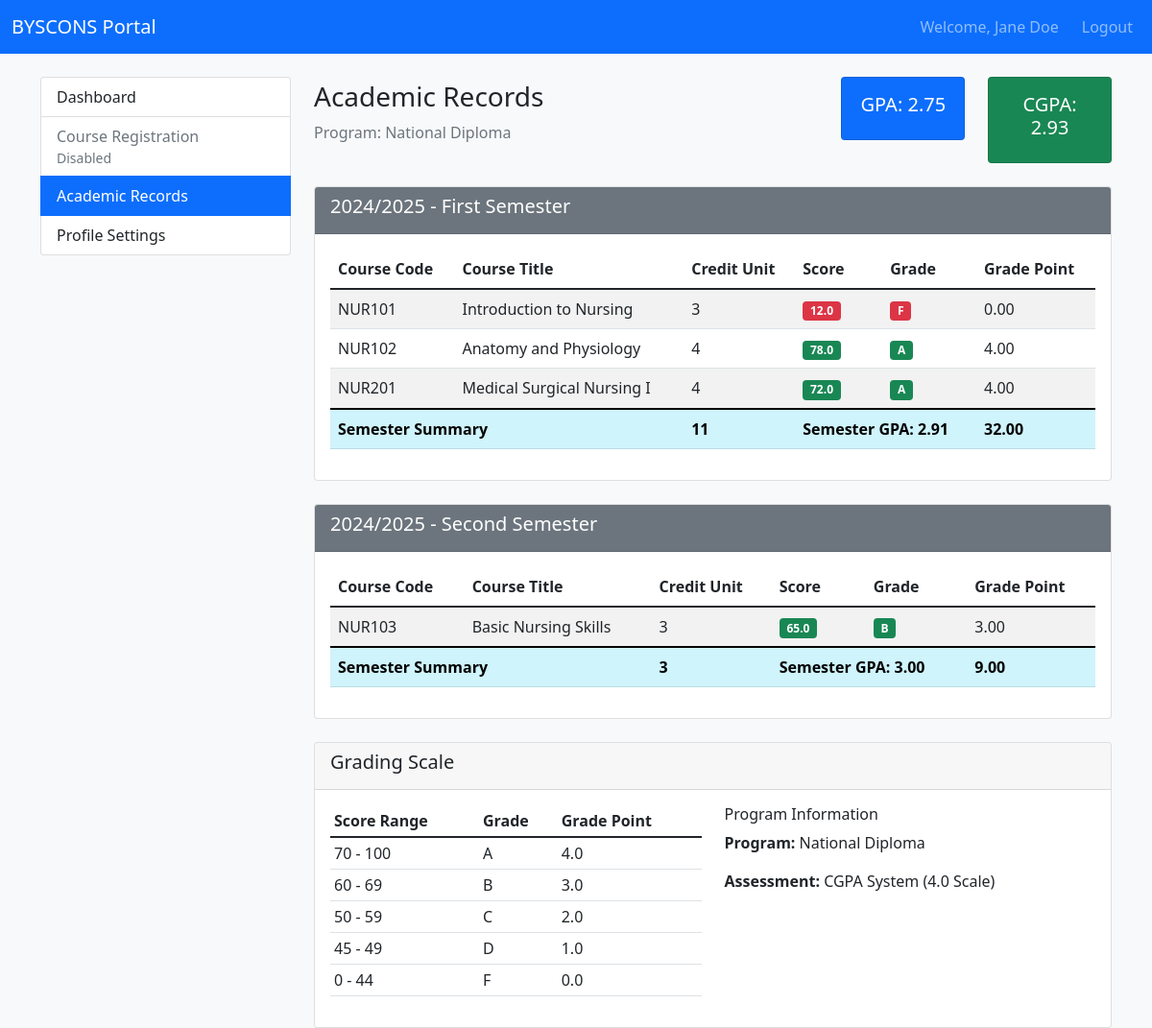
Page /academic_records.php (signed in) on the committed database.
### tables this page shows
CREATE TABLE `students` (
  `id` int(11) NOT NULL,
  `matric_number` varchar(20) NOT NULL,
  `last_name` varchar(50) NOT NULL,
  `first_name` varchar(50) NOT NULL,
  `middle_name` varchar(50) DEFAULT NULL,
  `marital_status` varchar(20) DEFAULT NULL,
  `date_of_birth` date DEFAULT NULL,
  `department` varchar(100) DEFAULT NULL,
  `program` varchar(50) DEFAULT 'National Diploma',
  `state_of_origin` varchar(50) DEFAULT NULL,
  `local_govt_area` varchar(50) DEFAULT NULL,
  `jamb_reg_number` varchar(20) DEFAULT NULL,
  `phone` varchar(15) DEFAULT NULL,
  `email` varchar(100) DEFAULT NULL,
  `contact_address` text DEFAULT NULL,
  `passport` varchar(255) DEFAULT NULL,
  `password` varchar(255) DEFAULT 'student123',
  `created_at` timestamp NOT NULL DEFAULT current_timestamp()
);

CREATE TABLE `results` (
  `id` int(11) NOT NULL,
  `student_id` int(11) NOT NULL,
  `course_id` int(11) NOT NULL,
  `semester` varchar(20) NOT NULL,
  `session` varchar(20) NOT NULL,
  `score` decimal(5,2) DEFAULT NULL,
  `grade` varchar(2) DEFAULT NULL,
  `grade_point` decimal(3,2) DEFAULT NULL,
  `created_at` timestamp NOT NULL DEFAULT current_timestamp()
);

CREATE TABLE `courses` (
  `id` int(11) NOT NULL,
  `course_code` varchar(10) NOT NULL,
  `course_title` varchar(100) NOT NULL,
  `credit_unit` int(11) NOT NULL,
  `semester` varchar(10) NOT NULL,
  `level` varchar(10) NOT NULL
);

### config.php (called while the page is built, shortened)
<?php
function calculateGPA($student_id, $pdo) {
    $stmt = $pdo->prepare("SELECT program FROM students WHERE id = ?");
    $stmt->execute([$student_id]);
    $student = $stmt->fetch();
    $stmt = $pdo->prepare("SELECT AVG(grade_point) as gpa FROM results WHERE student_id = ?");
    $stmt->execute([$student_id]);
    $result = $stmt->fetch();
    return $result['gpa'] ? round($result['gpa'], 2) : 0.00;
}
function calculateCGPA($student_id, $pdo) {
    $stmt = $pdo->prepare("SELECT program FROM students WHERE id = ?");
    $stmt->execute([$student_id]);
    $student = $stmt->fetch();
    $stmt = $pdo->prepare("
        SELECT SUM(r.grade_point * c.credit_unit) / SUM(c.credit_unit) as cgpa
        FROM results r
        JOIN courses c ON r.course_id = c.id
        WHERE r.student_id = ?
    ");
    $stmt->execute([$student_id]);
    $result = $stmt->fetch();
    return $result['cgpa'] ? round($result['cgpa'], 2) : 0.00;
}
?>

### academic_records.php (the view, shortened to what this page needs)
<?php
require_once 'config.php';
$student_id = $_SESSION['student_id'];
$stmt = $pdo->prepare("
    SELECT r.*, c.course_code, c.course_title, c.credit_unit, s.program
    FROM results r
    JOIN courses c ON r.course_id = c.id
    JOIN students s ON r.student_id = s.id
    WHERE r.student_id = ?
    ORDER BY r.session, r.semester, c.course_code
");
$stmt->execute([$student_id]);
$all_results = $stmt->fetchAll();
$stmt = $pdo->prepare("SELECT program FROM students WHERE id = ?");
$stmt->execute([$student_id]);
$student = $stmt->fetch();
$student_program = $student['program'];
$show_gpa = ($student_program == 'National Diploma');
$grouped_results = [];
foreach ($all_results as $result) {
    $key = $result['session'] . ' - ' . $result['semester'] . ' Semester';
    $grouped_results[$key][] = $result;
}
$overall_gpa = null;
$overall_cgpa = null;
if ($show_gpa) {
    $overall_gpa = calculateGPA($student_id, $pdo);
    $overall_cgpa = calculateCGPA($student_id, $pdo);
}
?>
<!DOCTYPE html>
<html lang="en">
<head>
    <link href="https://cdn.jsdelivr.net/npm/bootstrap@5.1.3/dist/css/bootstrap.min.css" rel="stylesheet">
</head>
<body class="bg-light">
    <nav class="navbar navbar-expand-lg navbar-dark bg-primary">
        <div class="container-fluid">
            <a class="navbar-brand" href="dashboard.php">BYSCONS Portal</a>
            <div class="navbar-nav ms-auto">
                <span class="navbar-text me-3">Welcome, <?php echo $_SESSION['student_name']; ?></span>
                <a class="nav-link" href="logout.php">Logout</a>
            </div>
        </div>
    </nav>
    <div class="container mt-4">
        <div class="row">
            <div class="col-md-3">
                <div class="list-group">
                    <a href="dashboard.php" class="list-group-item list-group-item-action">Dashboard</a>
                    <div class="list-group-item list-group-item-action disabled">
                        Course Registration
                        <small class="d-block text-muted">Disabled</small>
                    </div>
                    <a href="academic_records.php" class="list-group-item list-group-item-action active">Academic Records</a>
                    <a href="profile_settings.php" class="list-group-item list-group-item-action">Profile Settings</a>
                </div>
            </div>
            <div class="col-md-9">
                <div class="d-flex justify-content-between align-items-center">
                    <div>
                        <h3>Academic Records</h3>
                        <p class="text-muted">Program: <?php echo $student_program; ?></p>
                    </div>
                    <?php if ($show_gpa): ?>
                    <div class="row">
                        <div class="col-6">
                            <div class="card bg-primary text-white text-center">
                                <div class="card-body">
                                    <h5>GPA: <?php echo $overall_gpa ?: '0.00'; ?></h5>
                                </div>
                            </div>
                        </div>
                        <div class="col-6">
                            <div class="card bg-success text-white text-center">
                                <div class="card-body">
                                    <h5>CGPA: <?php echo $overall_cgpa ?: '0.00'; ?></h5>
                                </div>
                            </div>
                        </div>
                    </div>
                    <?php else: ?>
                    <div class="alert alert-info">
                        <strong>Assessment System:</strong> Grade Only (No GPA/CGPA calculation)
                    </div>
                    <?php endif; ?>
                </div>
                <?php if (empty($all_results)): ?>
                    <div class="alert alert-info mt-3">
                        <h5>No Results Available</h5>
                        <p>Your academic results will appear here once they are uploaded by the administration.</p>
                    </div>
                <?php else: ?>
                    <?php foreach ($grouped_results as $semester_key => $semester_results): ?>
                    <div class="card mt-4">
                        <div class="card-header bg-secondary text-white">
                            <h5><?php echo $semester_key; ?></h5>
                        </div>
                        <div class="card-body">
                            <div class="table-responsive">
                                <table class="table table-striped">
                                    <thead>
                                        <tr>
                                            <th>Course Code</th>
                                            <th>Course Title</th>
                                            <th>Credit Unit</th>
                                            <th>Score</th>
                                            <th>Grade</th>
                                            <?php if ($show_gpa): ?><th>Grade Point</th><?php endif; ?>
                                        </tr>
                                    </thead>
                                    <tbody>
                                        <?php
                                        $total_credit_units = 0;
                                        $total_grade_points = 0;
                                        foreach ($semester_results as $result):
                                            $total_credit_units += $result['credit_unit'];
                                            if ($show_gpa) {
                                                $total_grade_points += ($result['grade_point'] * $result['credit_unit']);
                                            }
                                        ?>
                                        <tr>
                                            <td><?php echo $result['course_code']; ?></td>
                                            <td><?php echo $result['course_title']; ?></td>
                                            <td><?php echo $result['credit_unit']; ?></td>
                                            <td>
                                                <span class="badge bg-<?php echo $result['score'] >= 50 ? 'success' : 'danger'; ?>">
                                                    <?php echo number_format($result['score'], 1); ?>
                                                </span>
                                            </td>
                                            <td>
                                                <span class="badge bg-<?php echo $result['grade'] == 'F' ? 'danger' : 'success'; ?>">
                                                    <?php echo $result['grade']; ?>
                                                </span>
                                            </td>
                                            <?php if ($show_gpa): ?>
                                            <td><?php echo number_format($result['grade_point'], 2); ?></td>
                                            <?php endif; ?>
                                        </tr>
                                        <?php endforeach; ?>
                                    </tbody>
                                    <?php if ($show_gpa): ?>
                                    <tfoot class="table-info">
                                        <tr>
                                            <th colspan="2">Semester Summary</th>
                                            <th><?php echo $total_credit_units; ?></th>
                                            <th colspan="2">
                                                Semester GPA: <?php echo $total_credit_units > 0 ? number_format($total_grade_points / $total_credit_units, 2) : '0.00'; ?>
                                            </th>
                                            <th><?php echo number_format($total_grade_points, 2); ?></th>
                                        </tr>
                                    </tfoot>
                                    <?php endif; ?>
                                </table>
                            </div>
                        </div>
                    </div>
                    <?php endforeach; ?>
                    <div class="card mt-4">
                        <div class="card-header">
                            <h5>Grading Scale</h5>
                        </div>
                        <div class="card-body">
                            <div class="row">
                                <div class="col-md-6">
                                    <table class="table table-sm">
                                        <thead>
                                            <tr>
                                                <th>Score Range</th>
                                                <th>Grade</th>
                                                <?php if ($show_gpa): ?><th>Grade Point</th><?php endif; ?>
                                            </tr>
                                        </thead>
                                        <tbody>
                                            <tr><td>70 - 100</td><td>A</td><?php if ($show_gpa): ?><td>4.0</td><?php endif; ?></tr>
                                            <tr><td>60 - 69</td><td>B</td><?php if ($show_gpa): ?><td>3.0</td><?php endif; ?></tr>
                                            <tr><td>50 - 59</td><td>C</td><?php if ($show_gpa): ?><td>2.0</td><?php endif; ?></tr>
                                            <tr><td>45 - 49</td><td>D</td><?php if ($show_gpa): ?><td>1.0</td><?php endif; ?></tr>
                                            <tr><td>0 - 44</td><td>F</td><?php if ($show_gpa): ?><td>0.0</td><?php endif; ?></tr>
                                        </tbody>
                                    </table>
                                </div>
                                <div class="col-md-6">
                                    <h6>Program Information</h6>
                                    <p><strong>Program:</strong> <?php echo $student_program; ?></p>
                                    <p><strong>Assessment:</strong>
                                        <?php if ($show_gpa): ?>
                                            CGPA System (4.0 Scale)
                                        <?php else: ?>
                                            Grade-Only System
                                        <?php endif; ?>
                                    </p>
                                </div>
                            </div>
                        </div>
                    </div>
                <?php endif; ?>
            </div>
        </div>
    </div>
</body>
</html>

### rows in the picture
students: program "National Diploma"
results: course.course_code "NUR101", course.course_title "Introduction to Nursing", course.credit_unit "3", score "12.0", grade "F", grade_point "0.00"
results: course.course_code "NUR102", course.course_title "Anatomy and Physiology", course.credit_unit "4", score "78.0", grade "A", grade_point "4.00"
results: course.course_code "NUR201", course.course_title "Medical Surgical Nursing I", course.credit_unit "4", score "72.0", grade "A", grade_point "4.00"
results: course.course_code "NUR103", course.course_title "Basic Nursing Skills", course.credit_unit "3", score "65.0", grade "B", grade_point "3.00"

### other values in the picture
$_SESSION['student_name'] "Jane Doe"
$overall_gpa ?: '0.00' "2.75"
$overall_cgpa ?: '0.00' "2.93"
$semester_key "2024/2025 - First Semester"
$total_credit_units "11"
$total_grade_points / $total_credit_units "2.91"
$total_grade_points "32.00"
$semester_key "2024/2025 - Second Semester"
$total_credit_units "3"
$total_grade_points / $total_credit_units "3.00"
$total_grade_points "9.00"
